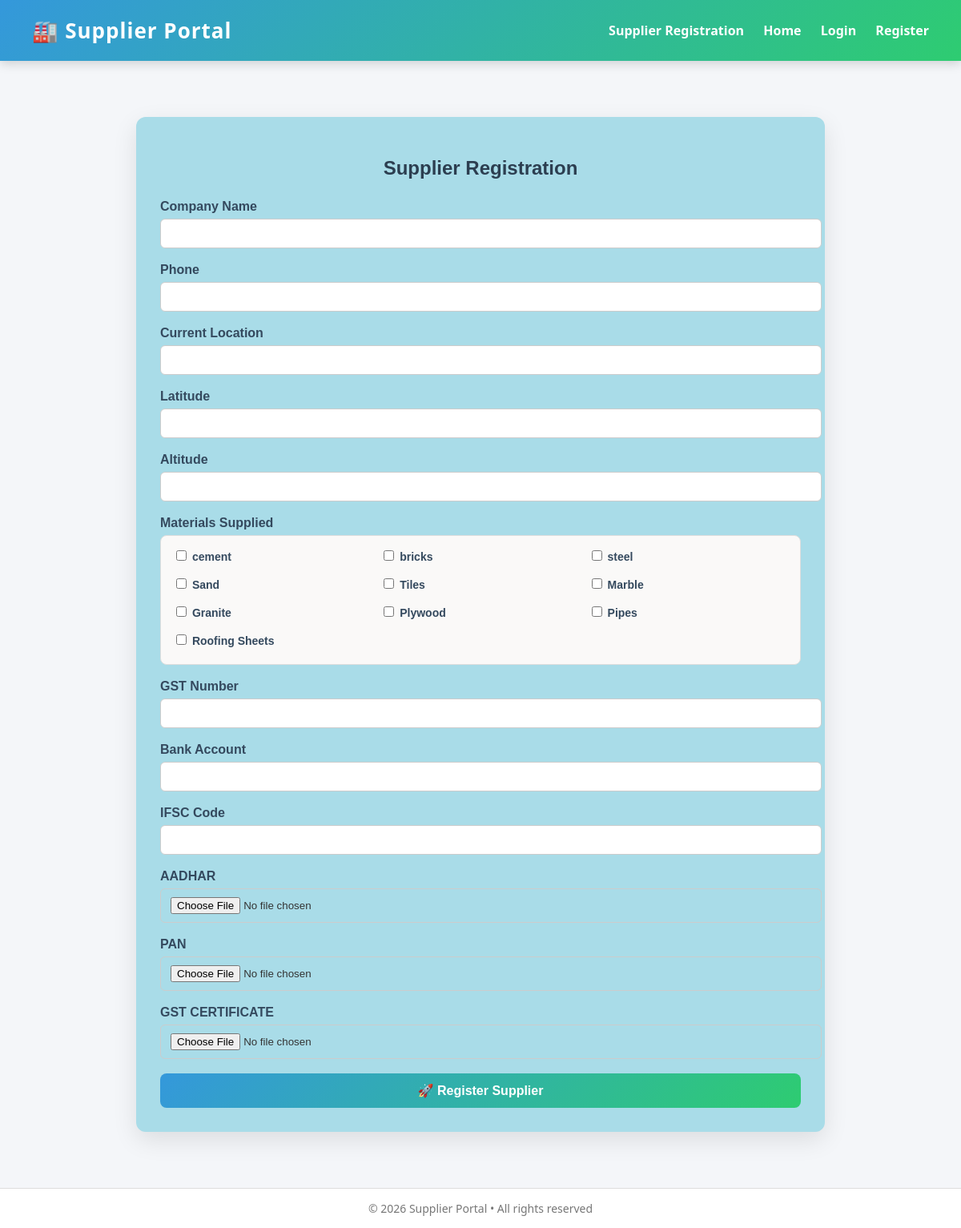
Screenshot of /register/ with the database file from the repository.
### materials/models.py (models this page shows, shortened)
class Materials(models.Model):
    material_name=models.CharField(max_length=50)
    created_at = models.DateTimeField(auto_now_add=True)

### supplier_portal/views.py (the view)
# urls.py: path("register/",views.supplier_register,name='supplier_register'),
def supplier_register(request):
        materials = Materials.objects.all()
        if request.method == 'POST':
            company_name=request.POST['company_name']
            phone=request.POST['phone']
            current_location=request.POST['current_location']
            latitude=request.POST['latitude']
            altitude=request.POST['altitude']
            gst_number=request.POST['gst_number']
            bank_account=request.POST['bank_account']
            ifsc=request.POST['ifsc']
            aadhar = request.FILES.get('document1')
            pan = request.FILES.get('document2')
            gst_certificate = request.FILES.get('document3')
            materials_supplied=request.POST.getlist('list_of_material')
            supplier = Supplier.objects.create(
                company_name=company_name,
                phone=phone,
                current_location=current_location,
                latitude=latitude,
                altitude=altitude,
                gst_number=gst_number,
                bank_account=bank_account,
                ifsc=ifsc,
                aadhar=aadhar,
                pan=pan,
                gst_certificate=gst_certificate)
            supplier.list_of_material.set(materials_supplied)
            print('Supplier Created')
            return redirect('base')
        else:
            return render(request, "supplier_register.html", {"materials": materials})

### templates/supplier_register.html (shortened to what this page needs)
{% extends "base.html" %}
{% load static %}
{% block content %}
<div class="form-container">
    <h2>Supplier Registration</h2>
    <form method="post" enctype="multipart/form-data">
        <div class="form-group">
            <label>Company Name</label>
            <input type="text" name="company_name" required>
        </div>
        <div class="form-group">
            <label>Phone</label>
            <input type="text" name="phone" required>
        </div>
        <div class="form-group">
            <label>Current Location</label>
            <input type="text" name="current_location">
        </div>
        <div class="form-group">
            <label>Latitude</label>
            <input type="number" step="0.000001" name="latitude">
        </div>
        <div class="form-group">
            <label>Altitude</label>
            <input type="number" step="0.000001" name="altitude">
        </div>
        <div class="form-group">
            <label>Materials Supplied</label>
            <div class="materials-box">
                {% for material in materials %}
                    <label class="material-item">
                        <input
                            type="checkbox"
                            name="list_of_material"
                            value="{{ material.id }}"
                        >
                        {{ material.material_name }}
                    </label>
                {% endfor %}
            </div>
        </div>
        <div class="form-group">
            <label>GST Number</label>
            <input type="text" name="gst_number" required>
        </div>
        <div class="form-group">
            <label>Bank Account</label>
            <input type="text" name="bank_account">
        </div>
        <div class="form-group">
            <label>IFSC Code</label>
            <input type="text" name="ifsc">
        </div>
        <div class="form-group">
            <label>AADHAR</label>
            <input type="file" name="document1">
        </div>
        <div class="form-group">
            <label>PAN</label>
            <input type="file" name="document2">
        </div>
        <div class="form-group">
            <label>GST CERTIFICATE</label>
            <input type="file" name="document3">
        </div>
        <button type="submit" class="submit-btn">
            🚀 Register Supplier
        </button>
    </form>
</div>
{% endblock %}

### templates/base.html (shortened to what this page needs)
<!DOCTYPE html>
<html lang="en">
<head>
</head>
<body>
<header>
    <h1>🏭 Supplier Portal</h1>
    <nav>
        <a href="{% url 'supplier_register' %}">Supplier Registration</a>
        <a href="{% url 'home' %}">Home</a>
       <a href="{% url 'login' %}">Login</a>
      <a href="{% url 'registration' %}">Register</a>
    </nav>
</header>
<main>
    {% block content %}{% endblock %}
</main>
<footer>
    © {{ year|default:"2026" }} Supplier Portal • All rights reserved
</footer>
</body>
</html>

### templates/base.html (style rules this page uses)
body { margin: 0; font-family: "Segoe UI", Tahoma, Geneva, Verdana, sans-serif; background-color: #f4f6f9; color: #333; }
header { background: linear-gradient(135deg, #3498db, #2ecc71); color: white; padding: 20px 40px; display: flex; align-items: center; justify-content: space-between; box-shadow: 0 4px 12px rgba(0,0,0,0.15); }
header h1 { margin: 0; font-size: 26px; letter-spacing: 1px; }
nav a { color: white; text-decoration: none; margin-left: 20px; font-weight: 600; padding-bottom: 4px; position: relative; }
nav a::after { content: ""; position: absolute; width: 0; height: 2px; left: 0; bottom: 0; background: white; transition: width 0.3s ease; }
main { flex: 1; padding: 30px 20px; }
footer { text-align: center; padding: 15px; background: #ffffff; color: #777; font-size: 14px; border-top: 1px solid #ddd; }

### templates/supplier_register.html (style rules this page uses)
.form-container { max-width: 800px; margin: 40px auto; background: #a9dce8; padding: 30px; border-radius: 12px; box-shadow: 0 10px 30px rgba(0,0,0,0.1); font-family: Arial, sans-serif; }
.form-container h2 { text-align: center; margin-bottom: 25px; color: #2c3e50; }
.form-group { margin-bottom: 18px; }
.form-group label { font-weight: 600; display: block; margin-bottom: 6px; color: #34495e; }
.form-group input[type="text"], .form-group input[type="email"], .form-group input[type="number"], .form-group input[type="file"] { width: 100%; padding: 10px 12px; border-radius: 6px; border: 1px solid #ccc; outline: none; transition: border 0.2s; }
.materials-box { display: grid; grid-template-columns: repeat(auto-fill, minmax(200px, 1fr)); gap: 10px; background: #faf9f8; padding: 15px; border-radius: 8px; border: 1px solid #ddd; }
.material-item { display: flex; align-items: center; gap: 8px; font-size: 14px; }
.submit-btn { width: 100%; padding: 12px; background: linear-gradient(135deg, #3498db, #2ecc71); color: #fff; font-size: 16px; border: none; border-radius: 8px; cursor: pointer; font-weight: bold; transition: transform 0.2s, box-shadow 0.2s; }

### rows the page displays
Materials: material_name "cement"
Materials: material_name "bricks"
Materials: material_name "steel"
Materials: material_name "Sand"
Materials: material_name "Tiles"
Materials: material_name "Marble"
Materials: material_name "Granite"
Materials: material_name "Plywood"
Materials: material_name "Pipes"
Materials: material_name "Roofing Sheets"

### other values shown
{{ year|default:"2026" }} "2026"
